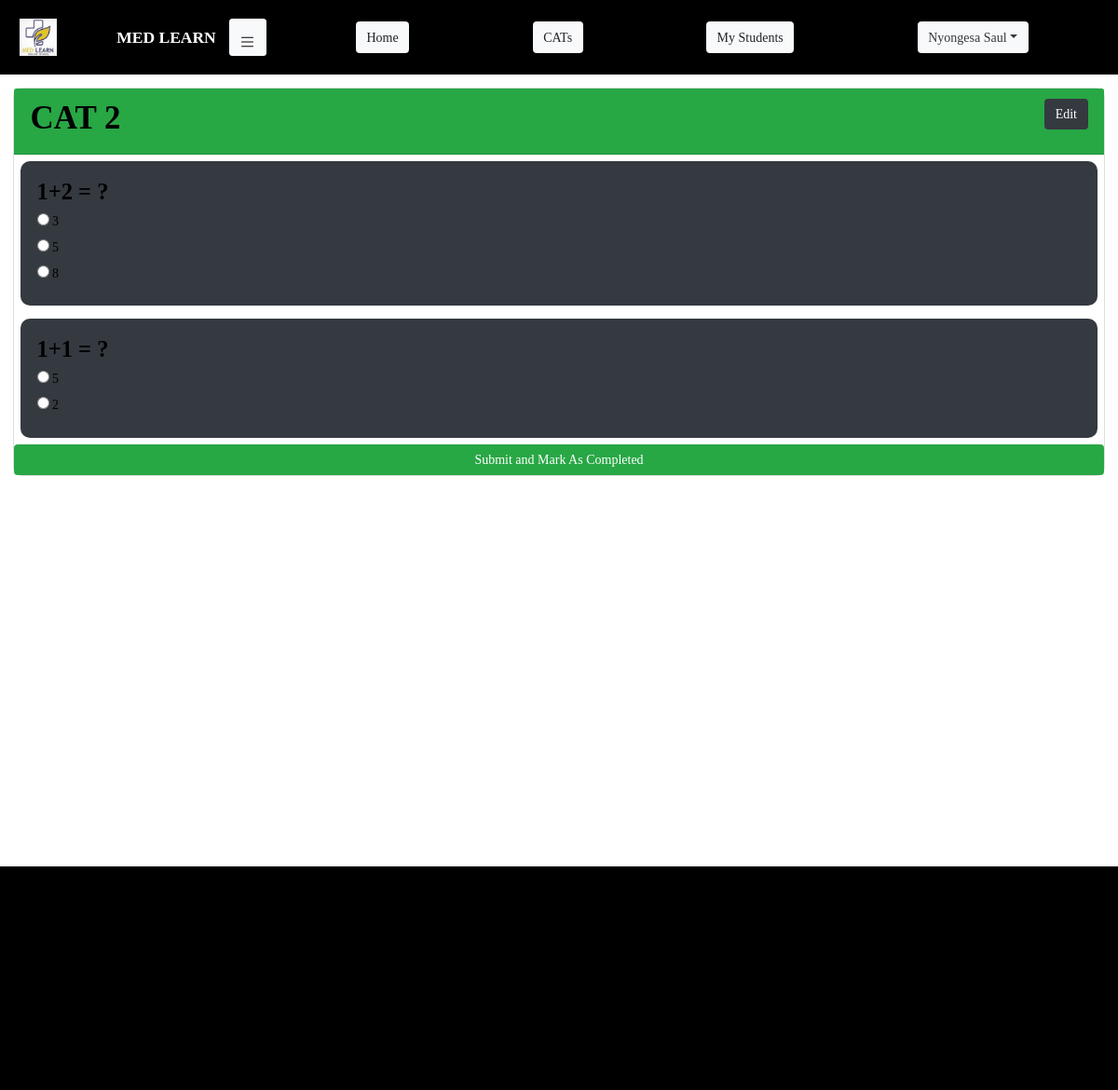
/Author/Cat/View/2 (signed in), run on the app's committed database.
### student/models.py (models this page shows, shortened)
class User(AbstractUser):
    phone = models.PositiveIntegerField(null=True, unique=True)
    are_you_a_student = models.BooleanField(default=True)

class Cat(models.Model):
    cat_id = models.CharField(max_length=100, null=True, unique=True)
    user = models.ForeignKey(User, null=True, on_delete=models.CASCADE)
    name = models.CharField(max_length=255, null=True, )
    start = models.DateTimeField(null=True)
    end = models.DateTimeField(null=True)
    is_published = models.BooleanField(default=False)

class Question(models.Model):
    cat = models.ForeignKey(Cat, null=True, on_delete=models.CASCADE)
    question = models.CharField(max_length=50, null=True, )

class Answer(models.Model):
    question = models.ForeignKey(Question, null=True, on_delete=models.CASCADE)
    answer = models.CharField(max_length=50, null=True, )
    is_correct_answer = models.BooleanField(default=False)

### author/views.py (the view)
# urls.py: path('Cat/View/<pk>', views.cat_view, name='cat-view-url'),
@login_required(login_url='home-url')
def cat_view(request, pk):
    user = User.objects.get(id=request.user.id)
    if not user.are_you_a_student:
        try:
            cat = Cat.objects.get(id=pk)
            questions = Question.objects.filter(cat=cat)
            answers = Answer.objects.all()
            user_responses = Response.objects.filter(
                user=request.user,
            )
            context = {
                'cat': cat,
                'questions': questions,
                'answers': answers,
                'responses': user_responses
            }
            return render(request, 'cat/cat_view.html', context)
        except Cat.DoesNotExist:
            messages.error(request, "Cat not available")
            return redirect('cat-home-url')
    else:
        messages.error(request, "Logged in as Student!")
        return redirect('student-dashboard-url')

### templates/cat/cat_view.html (shortened to what this page needs)
{% load static %}
<!DOCTYPE html>
<html lang="en">
<head>
    <link rel="stylesheet" href="{% static 'css/global.css' %}">
    <link rel="stylesheet" href="{% static 'css/exams.css' %}">
    <link rel="stylesheet" href="{% static 'bootstrap/css/bootstrap.css' %}">
</head>
<body>
{% include 'author/header.html' %}
<section class="cat-main p-3">
    <div class="card">
        <div class="card-header bg-success">
            <h1>
                {{ cat.name }}
                <a href="{% url 'cat-edit-url' cat.id %}"
                   class="float-right btn btn-dark text-white">Edit</a>
            </h1>
        </div>
        {% for question in questions %}
            <div class="card-body bg-dark m-2">
                <h3>{{ question.question }}</h3>
                <form id="form-{{ question.id }}" class="w-100" method="post">
                    {% for answer in answers %}
                        {% if answer.question == question %}
                            <label for="answer">
                                <input
                                        type="radio"
                                        value="{{ answer.id }}"
                                        name="answer-id"
                                >
                                {{ answer.answer }}
                            </label> <br>
                        {% endif %}
                    {% endfor %}
                </form>
            </div>
        {% endfor %}
        <button class="btn btn-success">Submit and Mark As Completed</button>
    </div>
</section>
{% include 'footer.html' %}
</body>
</html>

### templates/author/header.html (shortened to what this page needs)
{% load static %}
<link rel="stylesheet" href="{% static 'css/student-nav.css' %}">
{% if request.user.is_authenticated %}
<section id="header" class="header d-flex">
    <nav id="nav-horizontal" class="nav-horizontal pl-4 row">
        <div id="nav-horizontal-logo-brand-holder" class="logo-nav-brand-holder col-sm-12 col-md-3 d-flex ">
            <img class="logo" src="{% static 'images/logo.jpg' %}" alt="" sizes="" srcset="">
            <p class="navbar-brand flex-grow-1 pr-3">MED LEARN</p>
            <button id="nav-vertical-show-toggler" class="nav-toggler btn btn-light">
                <img class="w-100" src="{% static 'images/bar.svg' %}" alt="MENU">
            </button>
        </div>
        <div class="nav-items-horizontal col-sm-12 col-md-9 d-flex">
            <ul class="list-unstyled d-flex w-100">
                <li>
                    <a class="btn btn-light" href="{% url 'author-dashboard-url' %}">Home</a>
                </li>
                <li>
                    <a class="btn btn-light" href="{% url 'cat-home-url' %}">CATs</a>
                </li>
                <li>
                    <a class="btn btn-light" href="">My Students</a>
                </li>
                <li class=" dropdown">
                    <a class="dropdown-toggle btn btn-light text-dark" role="button" data-toggle="dropdown" aria-expanded="false">{{ request.user.last_name }} {{ request.user.first_name }}</a>
                </li>
            </ul>
        </div>
    </nav>
</section>
{% endif %}

### static/css/global.css (style rules this page uses)
* { margin: 0; padding: 0; font-family: 'Times New Roman', Times, serif; font-style: normal; font-size: 14px; }

### static/css/exams.css (style rules this page uses)
.cat-main { height: 100vh; overflow: auto; }
.cat-main .card { width: 100%; background-color: white; color: black; border-radius: 10px; }
.cat-main .card .card-header h1 { font-weight: bolder; }
.cat-main .card .card-body { border-radius: 10px; }
.cat-main .card .card-body h3 { font-weight: bolder; }

### static/css/student-nav.css (style rules this page uses)
.header { width: 100vw; background-color: black; }
.nav-toggler { width: 40px; height: 40px; margin: auto; border: none; display: flex; }
.nav-toggler img { width: 100%; height: 100%; margin: auto; }
.header .nav-horizontal { min-height: 10vh; width: 100vw; }
.header .nav-horizontal .logo-nav-brand-holder img { width: 40px; height: 40px; margin: auto; }
.header .nav-horizontal .logo-nav-brand-holder p { text-align: right; margin: auto; color: white; font-weight: bolder; border-right: 20px; }
.header .nav-horizontal .nav-items-horizontal ul { height: 100%; }
.header .nav-horizontal .nav-items-horizontal ul li { width: fit-content; margin: auto; text-align: right; }

### data on the page
User: user.last_name "Nyongesa", user.first_name "Saul"
Cat: name "CAT 2"
Question: question "1+2 = ?"
Answer: answer "3"
Answer: answer "5"
Answer: answer "8"
Question: question "1+1 = ?"
Answer: answer "5"
Answer: answer "2"
